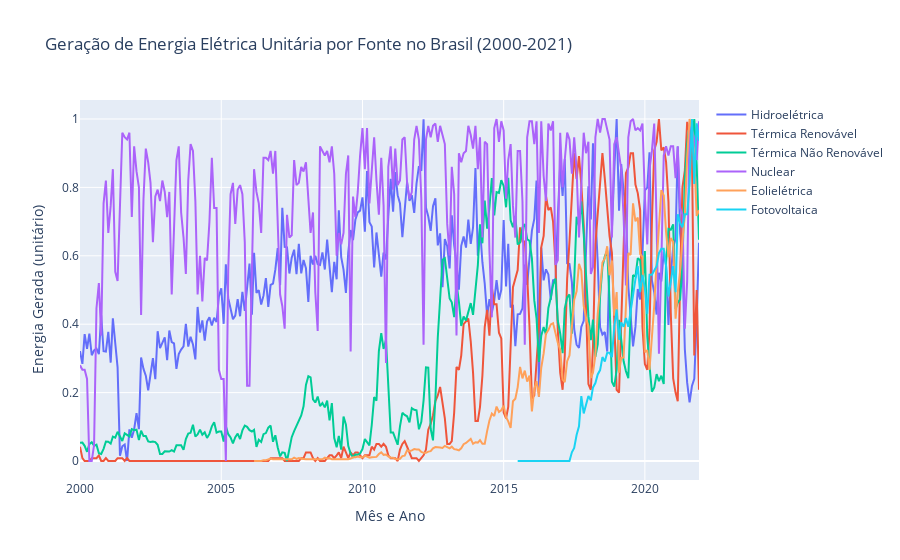

Notebook cell for this chart:
### Markdown cell above
## Plot da geração normalizada

Com esse gráfico, o que fica mais evidenciado é a evolução da geração das fontes, com a busca da diversificação da matriz (tanto por fatores econômicos, como por fatores climáticos). Também é possível visualizar os efeitos de complementaridade entre as fontes, como também os efeitos de sazonalidades.

### Code cell
fig = go.Figure()
fig.add_trace(go.Scatter(x=pd.to_datetime(df_val_geracao_by_resource.index.astype(str)), y=df_val_geracao_by_resource_to_corr_normalized.val_geracao_hidroelétrica,
                         mode='lines', name='Hidroelétrica'))
fig.add_trace(go.Scatter(x=pd.to_datetime(df_val_geracao_by_resource.index.astype(str)), y=df_val_geracao_by_resource_to_corr_normalized.val_geracao_térmica_renovável,
                         mode='lines', name='Térmica Renovável'))
fig.add_trace(go.Scatter(x=pd.to_datetime(df_val_geracao_by_resource.index.astype(str)), y=df_val_geracao_by_resource_to_corr_normalized.val_geracao_térmica_não_renovável,
                         mode='lines', name='Térmica Não Renovável'))
fig.add_trace(go.Scatter(x=pd.to_datetime(df_val_geracao_by_resource.index.astype(str)), y=df_val_geracao_by_resource_to_corr_normalized.val_geracao_nuclear,
                         mode='lines', name='Nuclear'))
fig.add_trace(go.Scatter(x=pd.to_datetime(df_val_geracao_by_resource.index.astype(str)), y=df_val_geracao_by_resource_to_corr_normalized.val_geracao_eolielétrica,
                         mode='lines', name='Eolielétrica'))
fig.add_trace(go.Scatter(x=pd.to_datetime(df_val_geracao_by_resource.index.astype(str)), y=df_val_geracao_by_resource_to_corr_normalized.val_geracao_fotovoltaica,
                         mode='lines', name='Fotovoltaica'))

fig.update_layout(title='Geração de Energia Elétrica Unitária por Fonte no Brasil (2000-2021)',
                   xaxis_title='Mês e Ano',
                   yaxis_title='Energia Gerada (unitário)')

fig.show()

### Figure 1 — Plotly figure (JSON) as saved in the notebook; plotly's stock layout.template omitted (floating-point values rounded to 4 significant figures; data arrays with more than 128 entries replaced by an {"elided": "..."} marker saying what was removed)
{"data": [{"mode": "lines", "name": "Hidroelétrica", "type": "scatter", "x": {"elided": "264 str values"}, "y": {"elided": "264 float values"}}, {"mode": "lines", "name": "Térmica Renovável", "type": "scatter", "x": {"elided": "264 str values"}, "y": {"elided": "264 float values"}}, {"mode": "lines", "name": "Térmica Não Renovável", "type": "scatter", "x": {"elided": "264 str values"}, "y": {"elided": "264 float values"}}, {"mode": "lines", "name": "Nuclear", "type": "scatter", "x": {"elided": "264 str values"}, "y": {"elided": "264 float values"}}, {"mode": "lines", "name": "Eolielétrica", "type": "scatter", "x": {"elided": "264 str values"}, "y": {"elided": "264 float values"}}, {"mode": "lines", "name": "Fotovoltaica", "type": "scatter", "x": {"elided": "264 str values"}, "y": {"elided": "264 float values"}}], "layout": {"title": {"text": "Geração de Energia Elétrica Unitária por Fonte no Brasil (2000-2021)"}, "xaxis": {"title": {"text": "Mês e Ano"}}, "yaxis": {"title": {"text": "Energia Gerada (unitário)"}}}}
